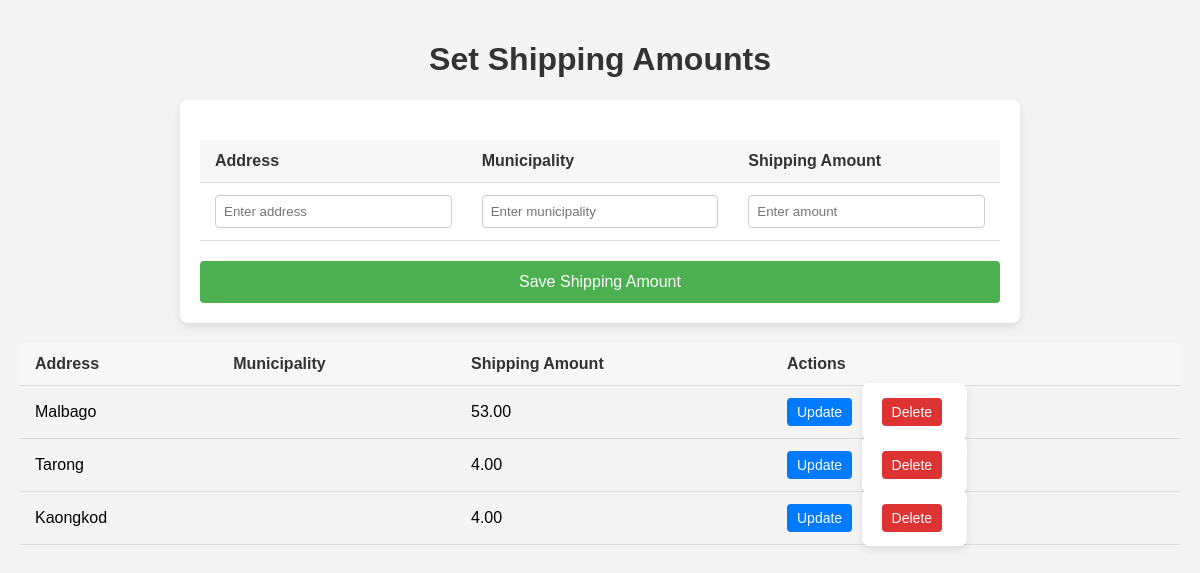
Screenshot of /admin/shipping.php with the database file from the repository.
### tables this page shows
CREATE TABLE `shipping_info` (
  `id` int(11) NOT NULL,
  `address` varchar(255) DEFAULT NULL,
  `municipality` varchar(100) DEFAULT NULL,
  `email` varchar(100) NOT NULL,
  `shipping_amount` decimal(10,2) DEFAULT NULL,
  `created_at` timestamp NOT NULL DEFAULT current_timestamp() ON UPDATE current_timestamp()
);

### admin/shipping.php (the view, shortened to what this page needs)
<!DOCTYPE html>
<html lang="en">
<head>
</head>
<body>
<h1>Set Shipping Amounts</h1>
<?php
include 'db_connect.php';
$query = "SELECT id, address, municipality, shipping_amount FROM shipping_info";
$result = $conn->query($query);
$all_shipping_amounts = [];
if ($result && $result->num_rows > 0) {
    while ($row = $result->fetch_assoc()) {
        $all_shipping_amounts[$row['id']] = [
            'address' => $row['address'],
            'municipality' => $row['municipality'],
            'shipping_amount' => $row['shipping_amount']
        ];
    }
}
?>
<form id='shippingForm' action='' method='POST' onsubmit="return confirmSubmit()">
    <table>
        <tr>
            <th>Address</th>
            <th>Municipality</th>
            <th>Shipping Amount</th>
        </tr>
        <tr>
            <td><input type="text" id="address" name="address" placeholder="Enter address" required></td>
            <td><input type="text" id="municipality" name="municipality" placeholder="Enter municipality" required></td>
            <td><input type="number" id="shipping_amount" name="shipping_amount" placeholder="Enter amount" required></td>
        </tr>
    </table>
    <input type='submit' value='Save Shipping Amount'>
</form>
<?php if (!empty($all_shipping_amounts)): ?>
    <div class="results">
        <table>
            <tr>
                <th>Address</th>
                <th>Municipality</th>
                <th>Shipping Amount</th>
                <th>Actions</th>
            </tr>
            <?php foreach ($all_shipping_amounts as $id => $info): ?>
                <tr>
                    <td><?php echo htmlspecialchars($info['address']); ?></td>
                    <td><?php echo htmlspecialchars($info['municipality']); ?></td>
                    <td><?php echo htmlspecialchars($info['shipping_amount']); ?></td>
                    <td>
                        <button class="btn-update" onclick="populateForm('<?php echo htmlspecialchars($info['address']); ?>', '<?php echo htmlspecialchars($info['municipality']); ?>', '<?php echo htmlspecialchars($info['shipping_amount']); ?>')">Update</button>
                        <form action="" method="POST" style="display:inline;">
                            <button type="button" class="btn-delete" onclick="confirmDelete(this.form)">Delete</button>
                        </form>
                    </td>
                </tr>
            <?php endforeach; ?>
        </table>
    </div>
<?php endif; ?>
</body>
</html>

### admin/shipping.php (style rules this page uses)
body { font-family: Arial, sans-serif; background-color: #f4f4f4; margin: 0; padding: 20px; }
form { max-width: 800px; margin: 0 auto; padding: 20px; background-color: white; border-radius: 8px; box-shadow: 0 4px 8px rgba(0, 0, 0, 0.1); }
h1 { text-align: center; color: #333; }
table { width: 100%; border-collapse: collapse; margin: 20px 0; }
th, td { padding: 12px 15px; text-align: left; border-bottom: 1px solid #ddd; }
th { background-color: #f7f7f7; color: #333; font-weight: bold; }
input[type="text"], input[type="number"] { width: 100%; padding: 8px; border: 1px solid #ccc; border-radius: 4px; box-sizing: border-box; }
input[type="submit"] { display: block; width: 100%; padding: 12px; background-color: #4CAF50; color: white; border: none; border-radius: 4px; cursor: pointer; font-size: 16px; }
.btn-update, .btn-delete { padding: 6px 10px; cursor: pointer; border: none; border-radius: 4px; color: white; margin-right: 5px; font-size: 14px; }
.btn-update { background-color: #007bff; }
.btn-delete { background-color: #d33; }

### rows the page displays
shipping_info: address "Malbago", shipping_amount "53.00"
shipping_info: address "Tarong", shipping_amount "4.00"
shipping_info: address "Kaongkod", shipping_amount "4.00"
